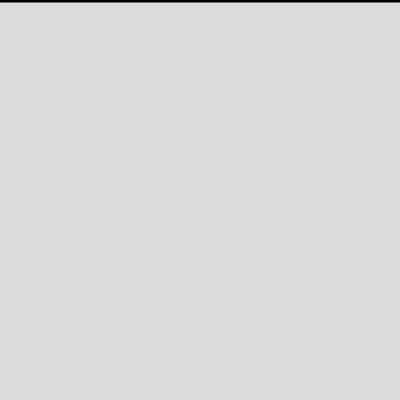
Frame 1 (no input)
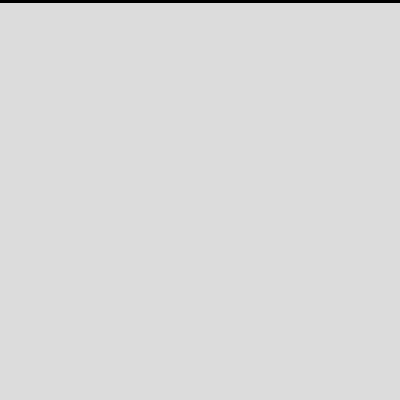
Frame 60 (no input)
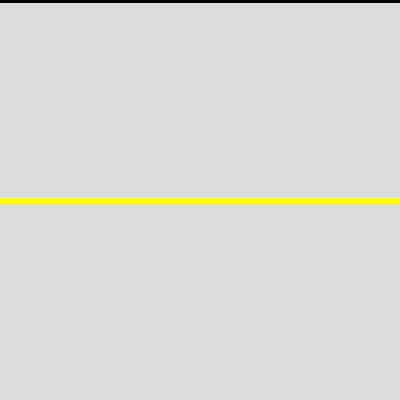
Frame 120 (the mouse pressed at the canvas centre since frame 60)

The p5.js sketch that drew these frames (run headless with seeded random() and noise() and a simulated clock; from frame 60 on, the mouse is pressed at the canvas centre):

// p5.js sketch
// ── sketch.js
let canvasXMax=400;
let canvasYMax=400;
function setup() {
  createCanvas(canvasXMax, canvasYMax);
  background(220);

}

function draw() {
  textSize(15);
  let string_toprint="Contenuto Mouse X = "+mouseX+" /ny="+mouseY;
  //", y="+mouseY;
  //text(string_toprint, 20, 20);
  strokeWeight(5);
  line(0,mouseY, canvasXMax, mouseY);
  //feedback taso mouse sx
  //disegnare linea gialla se schiaccio mouse
  //p5 --> true, se mouse schiacciato, altrimenti è false
  if(mouseIsPressed == true) {
    if(mouseButton == RIGHT){
      background(220);
    }
    //coloro giallo
    stroke("yellow")
  }else{
    stroke("black")
  }
  mouseIsPressed
}
